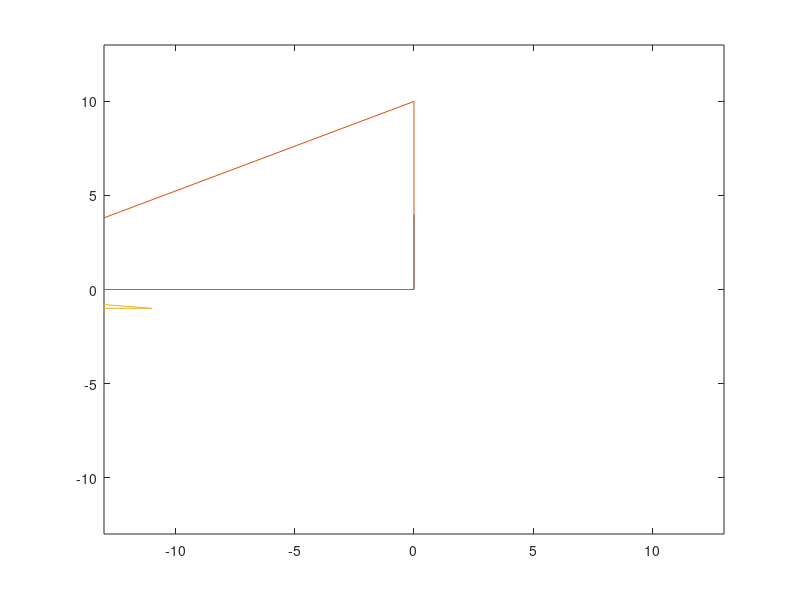

Reproduce this figure in MATLAB.
close all

figure


x=[0 0 -21 0];
y=[0 10 0 0];

x2=[0 0 10 0];
y2=[0 1 0 0];

a=[0 0];
b=[0 4];
c=[3 0];
d=[0 0];

plot([a(1) b(1)],[a(2) b(2)]);              %PLoting a line  
hold on 
plot(x,y);                                  %Ploting a desplaced a triangle
hold on
% x(3)
plot(x2+x(3),y2-y2(2));                      %Ploting a desplaced a triangle



xlim([-13 13]);
ylim([-13 13]);


slope_a_b=(atand((y(2)-y(1))/(x(2)-x(1))))

if (x(3)>=x(1))
    slopea_b_c=90+(atand((y(3)-y(2))/(x(3)-x(2))))     %%Good
    slope_b2_c2=(atand((y2(3)-y2(2))/(x2(3)-x2(2))))+(90-slopea_b_c)        %%Good
else
    slopea_b_c=-(90-(atand((y(3)-y(2))/(x(3)-x(2)))))
         if (x2(3)>=x2(1))
            slope_b2_c2=-(atand((y2(3)-y2(2))/(x2(3)-x2(2))))+(180-90+slopea_b_c)
%             flag="Hi"
         else
             slope_b2_c2=180-atand((y2(3)-y2(2))/(x2(3)-x2(2)))+(180-90+slopea_b_c)
             flag="Hi"
         end
        
end

% slope_b2_c2=90+(atand((y2(3)-y2(2))/(x2(3)-x2(2))))-slopea_b_c




ang=atand((y(2)-y(1))/(x(2)-x(1)));
